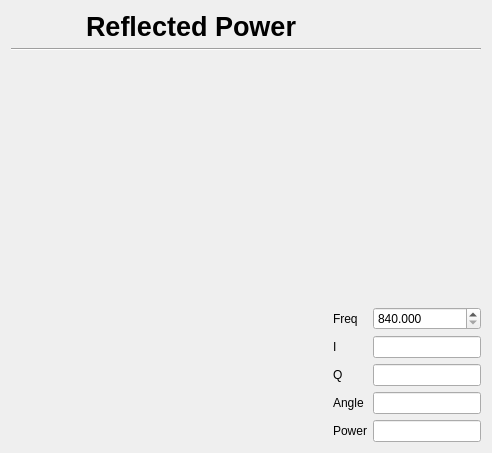
<?xml version="1.0" encoding="UTF-8"?>
<ui version="4.0">
 <class>CAmsLeoReflectedPowerClass</class>
 <widget class="QDialog" name="CAmsLeoReflectedPowerClass">
  <property name="geometry">
   <rect>
    <x>0</x>
    <y>0</y>
    <width>492</width>
    <height>453</height>
   </rect>
  </property>
  <property name="windowTitle">
   <string>Reflected Power</string>
  </property>
  <property name="windowIcon">
   <iconset resource="../../../Qrfe/images/qrfe.qrc">
    <normaloff>:/ams logos/amsWindowIcon</normaloff>:/ams logos/amsWindowIcon</iconset>
  </property>
  <layout class="QGridLayout" name="gridLayout_3">
   <item row="0" column="0">
    <layout class="QGridLayout" name="gridLayout">
     <property name="sizeConstraint">
      <enum>QLayout::SetFixedSize</enum>
     </property>
     <item row="0" column="0">
      <widget class="QLabel" name="label_6">
       <property name="sizePolicy">
        <sizepolicy hsizetype="Fixed" vsizetype="Fixed">
         <horstretch>0</horstretch>
         <verstretch>0</verstretch>
        </sizepolicy>
       </property>
       <property name="text">
        <string/>
       </property>
       <property name="pixmap">
        <pixmap resource="../../../Qrfe/images/qrfe.qrc">:/window images/advancedSettingsImage</pixmap>
       </property>
      </widget>
     </item>
     <item row="0" column="1">
      <widget class="QLabel" name="label_5">
       <property name="sizePolicy">
        <sizepolicy hsizetype="Fixed" vsizetype="Fixed">
         <horstretch>0</horstretch>
         <verstretch>0</verstretch>
        </sizepolicy>
       </property>
       <property name="font">
        <font>
         <family>Tahoma</family>
         <pointsize>20</pointsize>
         <weight>75</weight>
         <bold>true</bold>
        </font>
       </property>
       <property name="text">
        <string>Reflected Power</string>
       </property>
       <property name="alignment">
        <set>Qt::AlignCenter</set>
       </property>
      </widget>
     </item>
    </layout>
   </item>
   <item row="1" column="0" colspan="2">
    <widget class="Line" name="line">
     <property name="orientation">
      <enum>Qt::Horizontal</enum>
     </property>
    </widget>
   </item>
   <item row="2" column="0" rowspan="2">
    <widget class="QwtDial" name="vertexDial" native="true">
     <property name="sizePolicy">
      <sizepolicy hsizetype="Expanding" vsizetype="Expanding">
       <horstretch>0</horstretch>
       <verstretch>0</verstretch>
      </sizepolicy>
     </property>
     <property name="minimumSize">
      <size>
       <width>100</width>
       <height>100</height>
      </size>
     </property>
    </widget>
   </item>
   <item row="3" column="1">
    <layout class="QGridLayout" name="gridLayout_2">
     <item row="0" column="0">
      <widget class="QLabel" name="label">
       <property name="text">
        <string>Freq</string>
       </property>
      </widget>
     </item>
     <item row="0" column="1">
      <widget class="QDoubleSpinBox" name="frequencyBox">
       <property name="sizePolicy">
        <sizepolicy hsizetype="Preferred" vsizetype="Fixed">
         <horstretch>0</horstretch>
         <verstretch>0</verstretch>
        </sizepolicy>
       </property>
       <property name="decimals">
        <number>3</number>
       </property>
       <property name="minimum">
        <double>840.000000000000000</double>
       </property>
       <property name="maximum">
        <double>960.000000000000000</double>
       </property>
       <property name="singleStep">
        <double>1.000000000000000</double>
       </property>
      </widget>
     </item>
     <item row="1" column="0">
      <widget class="QLabel" name="label_2">
       <property name="text">
        <string>I</string>
       </property>
      </widget>
     </item>
     <item row="1" column="1">
      <widget class="QLineEdit" name="ivalBox">
       <property name="sizePolicy">
        <sizepolicy hsizetype="Fixed" vsizetype="Fixed">
         <horstretch>0</horstretch>
         <verstretch>0</verstretch>
        </sizepolicy>
       </property>
       <property name="readOnly">
        <bool>true</bool>
       </property>
      </widget>
     </item>
     <item row="2" column="0">
      <widget class="QLabel" name="label_3">
       <property name="text">
        <string>Q</string>
       </property>
      </widget>
     </item>
     <item row="2" column="1">
      <widget class="QLineEdit" name="qvalBox">
       <property name="sizePolicy">
        <sizepolicy hsizetype="Fixed" vsizetype="Fixed">
         <horstretch>0</horstretch>
         <verstretch>0</verstretch>
        </sizepolicy>
       </property>
       <property name="readOnly">
        <bool>true</bool>
       </property>
      </widget>
     </item>
     <item row="3" column="0">
      <widget class="QLabel" name="label_4">
       <property name="text">
        <string>Angle</string>
       </property>
      </widget>
     </item>
     <item row="3" column="1">
      <widget class="QLineEdit" name="angleBox">
       <property name="sizePolicy">
        <sizepolicy hsizetype="Fixed" vsizetype="Fixed">
         <horstretch>0</horstretch>
         <verstretch>0</verstretch>
        </sizepolicy>
       </property>
       <property name="readOnly">
        <bool>true</bool>
       </property>
      </widget>
     </item>
     <item row="4" column="0">
      <widget class="QLabel" name="label_7">
       <property name="text">
        <string>Power</string>
       </property>
      </widget>
     </item>
     <item row="4" column="1">
      <widget class="QLineEdit" name="dBmBox">
       <property name="sizePolicy">
        <sizepolicy hsizetype="Fixed" vsizetype="Fixed">
         <horstretch>0</horstretch>
         <verstretch>0</verstretch>
        </sizepolicy>
       </property>
       <property name="readOnly">
        <bool>true</bool>
       </property>
      </widget>
     </item>
    </layout>
   </item>
  </layout>
 </widget>
 <layoutdefault spacing="6" margin="11"/>
 <customwidgets>
  <customwidget>
   <class>QwtDial</class>
   <extends>QWidget</extends>
   <header>qwt_dial.hxx</header>
   <container>1</container>
  </customwidget>
 </customwidgets>
 <resources>
  <include location="../../../Qrfe/images/qrfe.qrc"/>
  <include location="../../../Qrfe/images/qrfe.qrc"/>
  <include location="../../../Qrfe/images/qrfe.qrc"/>
  <include location="../../../Qrfe/images/qrfe.qrc"/>
  <include location="../../../Qrfe/images/qrfe.qrc"/>
  <include location="../../../Qrfe/images/qrfe.qrc"/>
  <include location="../../../Qrfe/images/qrfe.qrc"/>
  <include location="../../../Qrfe/images/qrfe.qrc"/>
  <include location="../../../Qrfe/images/qrfe.qrc"/>
  <include location="../../../Qrfe/images/qrfe.qrc"/>
  <include location="../../../Qrfe/images/qrfe.qrc"/>
  <include location="../../../Qrfe/images/qrfe.qrc"/>
 </resources>
 <connections/>
</ui>
